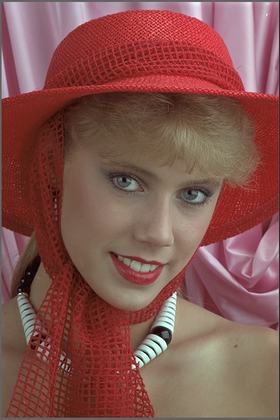
%> input picture dubois_images/04.tiff, 280 x 420 px, shrunk from 512 x 768 before the run; its folder holds only this picture in this run
$ octave edi_test.m   (GNU Octave 9; MATLAB toolbox functions it lacks are replaced by stand-ins)
%> lines starting %> are read from the running program, lines starting %| are printed output that depends on the picture
### bayer.m
function B = bayer(I,v,h)
  B = zeros(v,h,3,'uint8');
  for i = 1:2:v-1
    for j = 1:2:h-1
      B(i,j,3)     = I(i,j,3);
      B(i,j+1,2)   = I(i,j+1,2);
      B(i+1,j,2)   = I(i+1,j,2);
      B(i+1,j+1,1) = I(i+1,j+1,1);
    end
  end
end

### bi.m
function L = bi(B)
    mR = [1 0 1;0 0 0;1 0 1]/4;
    mG = [0 1 0;1 0 1;0 1 0]/4;
    mB = mR;

    L = double(B);

    L(:,:,3) = L(:,:,3) + imfilter(L(:,:,3),mR); %blue @ red
    L(:,:,3) = L(:,:,3) + imfilter(L(:,:,3),mG); %blue @ green

    L(:,:,1) = L(:,:,1) + imfilter(L(:,:,1),mB); %red @ blue
    L(:,:,1) = L(:,:,1) + imfilter(L(:,:,1),mG); %red @ green

    L(:,:,2) = L(:,:,2) + imfilter(L(:,:,2),mG); %green

    L = uint8(L);
end

### edi.m
function D = edi(B,v,h)
  B = double(B);
  D = B;

  % detect edge and interpolate G
  for i = 2:v-1
    for j = 2:2:h-1

      k = j + mod(i,2);

      dh = abs(B(i,k-1,2)-B(i,k+1,2));
      dv = abs(B(i-1,k,2)-B(i+1,k,2));

      if (dh > dv)
        D(i,k,2) = (B(i-1,k,2)+B(i+1,k,2))/2;
      elseif (dh < dv)
        D(i,k,2) = (B(i,k-1,2)+B(i,k+1,2))/2;
      else
        D(i,k,2) = (B(i-1,k,2)+B(i+1,k,2)+B(i,k-1,2)+B(i,k+1,2))/4;
      end
    end
  end

  % interpolate R at B
  for i = 3:2:v-1
    for j = 3:2:h-1
      D(i,j,1) = D(i,j,2)*(D(i-1,j-1,1)/D(i-1,j-1,2)...
                         + D(i-1,j+1,1)/D(i-1,j+1,2)...
                         + D(i+1,j-1,1)/D(i+1,j-1,2)...
                         + D(i+1,j+1,1)/D(i+1,j+1,2))/4;
    end
  end

  % interpolate B at R
  for i = 2:2:v-1
    for j = 2:2:h-1
      D(i,j,3) = D(i,j,2)*(D(i-1,j-1,3)/D(i-1,j-1,2)...
                         + D(i-1,j+1,3)/D(i-1,j+1,2)...
                         + D(i+1,j-1,3)/D(i+1,j-1,2)...
                         + D(i+1,j+1,3)/D(i+1,j+1,2))/4;

    end
  end

  % interpolate R and B at remaining G
  for i = 3:v-2
    for j = 3:2:h-2

        k = j + mod(i,2);

        D(i,k,1) = D(i,k,2)*(D(i-1,k,1)/D(i-1,k,2)...
                           + D(i+1,k,1)/D(i+1,k,2)...
                           + D(i,k-1,1)/D(i,k-1,2)...
                           + D(i,k+1,1)/D(i,k+1,2))/4;

        D(i,k,3) = D(i,k,2)*(D(i-1,k,3)/D(i-1,k,2)...
                           + D(i+1,k,3)/D(i+1,k,2)...
                           + D(i,k-1,3)/D(i,k-1,2)...
                           + D(i,k+1,3)/D(i,k+1,2))/4;
    end
  end

  D = uint8(D);
end

### edi_test.m
images = dir("dubois_images/*.tiff");

i = 1;
for image = images'
    I = imread("dubois_images/"+image.name);
%> I is the input picture: size 420x280x3 uint8; mean R, G, B 131.9, 84.1, 78.4

    [v,h,b] = size(I);
%> v = 420; h = 280; b = 3

    B = bayer(I,v,h);
%> after the loop in bayer, `for i = 1:2:v-1`:
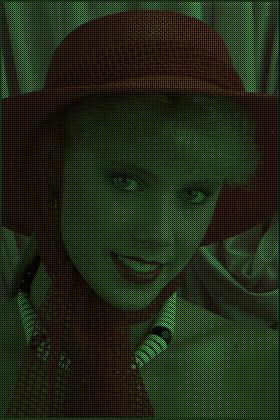
%> B: size 420x280x3 uint8; mean R, G, B 32.9, 42.1, 19.7

    L = bi(B);
%> in bi, `L(:,:,3) = L(:,:,3) + imfilter(L(:,:,3),mG);`:
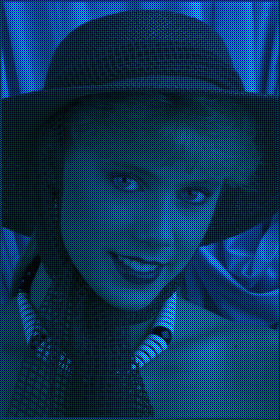
%> L: size 420x280x3 double; mean R, G, B 32.9, 42.1, 78.3
%> in bi, `L(:,:,1) = L(:,:,1) + imfilter(L(:,:,1),mB);`:
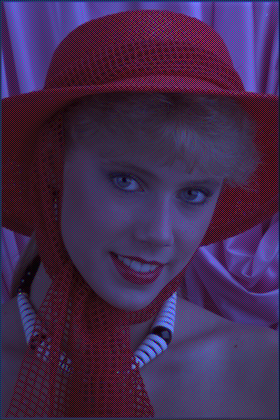
%> L: size 420x280x3 double; mean R, G, B 65.7, 42.1, 78.3
%> in bi, `L(:,:,1) = L(:,:,1) + imfilter(L(:,:,1),mG);`:
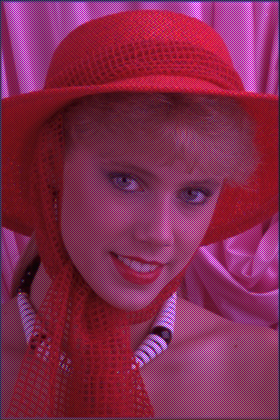
%> L: size 420x280x3 double; mean R, G, B 131.4, 42.1, 78.3
    D = edi(B,v,h);
%> after the loop in edi, `for i = 2:v-1`:
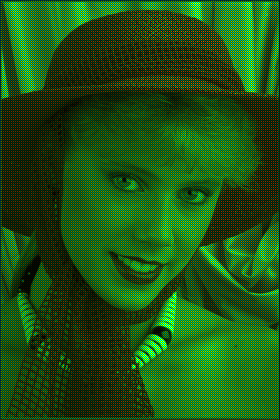
%> D: size 420x280x3 double; mean R, G, B 32.9, 83.6, 19.7
%> after the loop in edi, `for i = 3:2:v-1`: D: size 420x280x3 double; 0.1% of the values are NaN or infinite; the others: min 0, max 309, mean 56.3
%> after the loop in edi, `for i = 2:2:v-1`: D: size 420x280x3 double; 0.2% of the values are NaN or infinite; the others: min 0, max 309, mean 62.72
%> after the loop in edi, `for i = 3:v-2`: D: size 420x280x3 double; 0.39% of the values are NaN or infinite; the others: min 0, max 447, mean 97.25

    %crop borders
    m = 5;
    I = I(m:v-m,m:h-m,:);
%> I: size 411x271x3 uint8
    L = L(m:v-m,m:h-m,:);
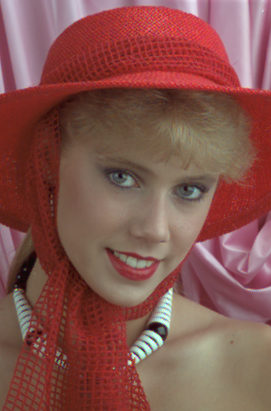
%> L: size 411x271x3 uint8; mean R, G, B 132.5, 83.7, 77.5
    D = D(m:v-m,m:h-m,:);
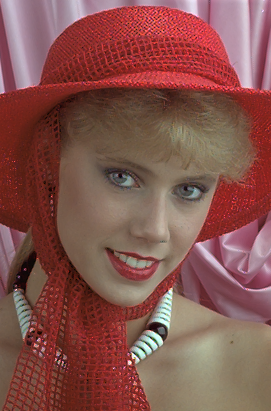
%> D: size 411x271x3 uint8; mean R, G, B 133.2, 83.7, 77.6

    bi_mse = immse(L,I);
%> bi_mse = 44.46
    bi_psnr = psnr(L,I);
%> bi_psnr = 31.65
    edi_mse = immse(D,I);
%> edi_mse = 49.33
    edi_psnr = psnr(D,I);
%> edi_psnr = 31.2

    figure(i)
    i = i+1;

    subplot(1,3,1)
    imshow(I)
    title("Original")

    subplot(1,3,2)
    imshow(L)
    title("Bilinear MSE="+bi_mse+", PSNR="+bi_psnr)

    subplot(1,3,3)
    imshow(D)
    title("GEDI+CHI MSE="+edi_mse+", PSNR="+edi_psnr)
end

$ run again, on dubois_images/19.tiff
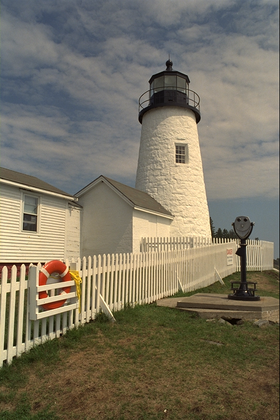
%> input picture dubois_images/19.tiff, 280 x 420 px, shrunk from 512 x 768 before the run
%> I is the input picture: size 420x280x3 uint8; mean R, G, B 122.3, 115.3, 98
%> after the loop in bayer, `for i = 1:2:v-1`:
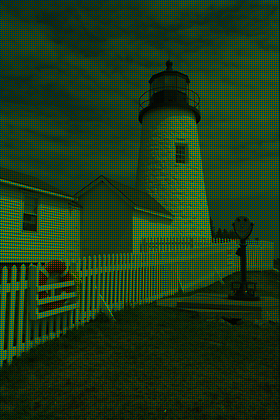
%> B: size 420x280x3 uint8; mean R, G, B 30.5, 57.7, 24.6
%> I: size 411x271x3 uint8
%> `D = D(m:v-m,m:h-m,:);`:
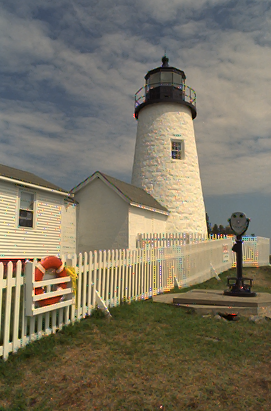
%> D: size 411x271x3 uint8; mean R, G, B 123.1, 116.1, 98.2
%> bi_mse = 147.3
%> bi_psnr = 26.45
%> edi_mse = 50.44
%> edi_psnr = 31.1

$ run again, on dubois_images/23.tiff
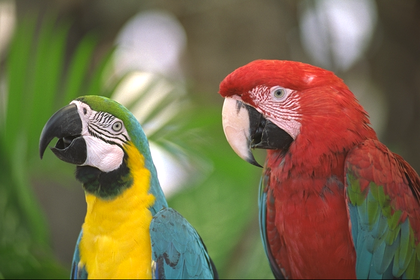
%> input picture dubois_images/23.tiff, 420 x 280 px, shrunk from 768 x 512 before the run
%> I is the input picture: size 280x420x3 uint8; mean R, G, B 121.7, 109.6, 75.8
%> after the loop in edi, `for i = 2:v-1`:
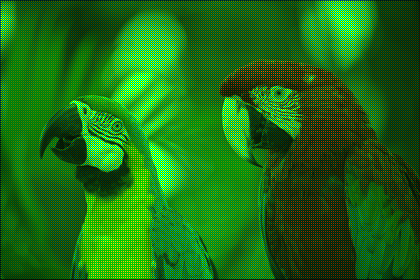
%> D: size 280x420x3 double; mean R, G, B 30.4, 109.2, 19
%> I: size 271x411x3 uint8
%> `L = L(m:v-m,m:h-m,:);`:
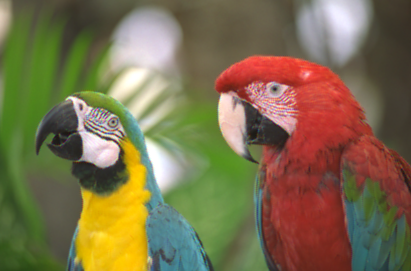
%> L: size 271x411x3 uint8; mean R, G, B 123.6, 110.9, 76.7
%> bi_mse = 45.39
%> bi_psnr = 31.56
%> edi_mse = 26.06
%> edi_psnr = 33.97

$ run again, on dubois_images/07.tiff
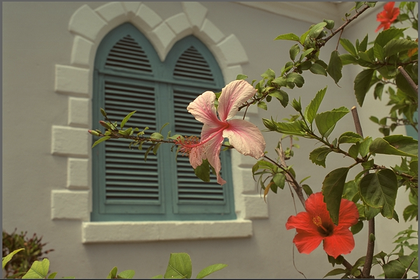
%> input picture dubois_images/07.tiff, 420 x 280 px, shrunk from 768 x 512 before the run
%> I is the input picture: size 280x420x3 uint8; mean R, G, B 117.6, 110.7, 85.4
%> I: size 271x411x3 uint8
%> `L = L(m:v-m,m:h-m,:);`:
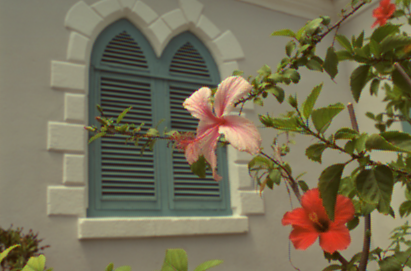
%> L: size 271x411x3 uint8; mean R, G, B 118.3, 111.2, 85.5
%> bi_mse = 70.64
%> bi_psnr = 29.64
%> edi_mse = 30.4
%> edi_psnr = 33.3
